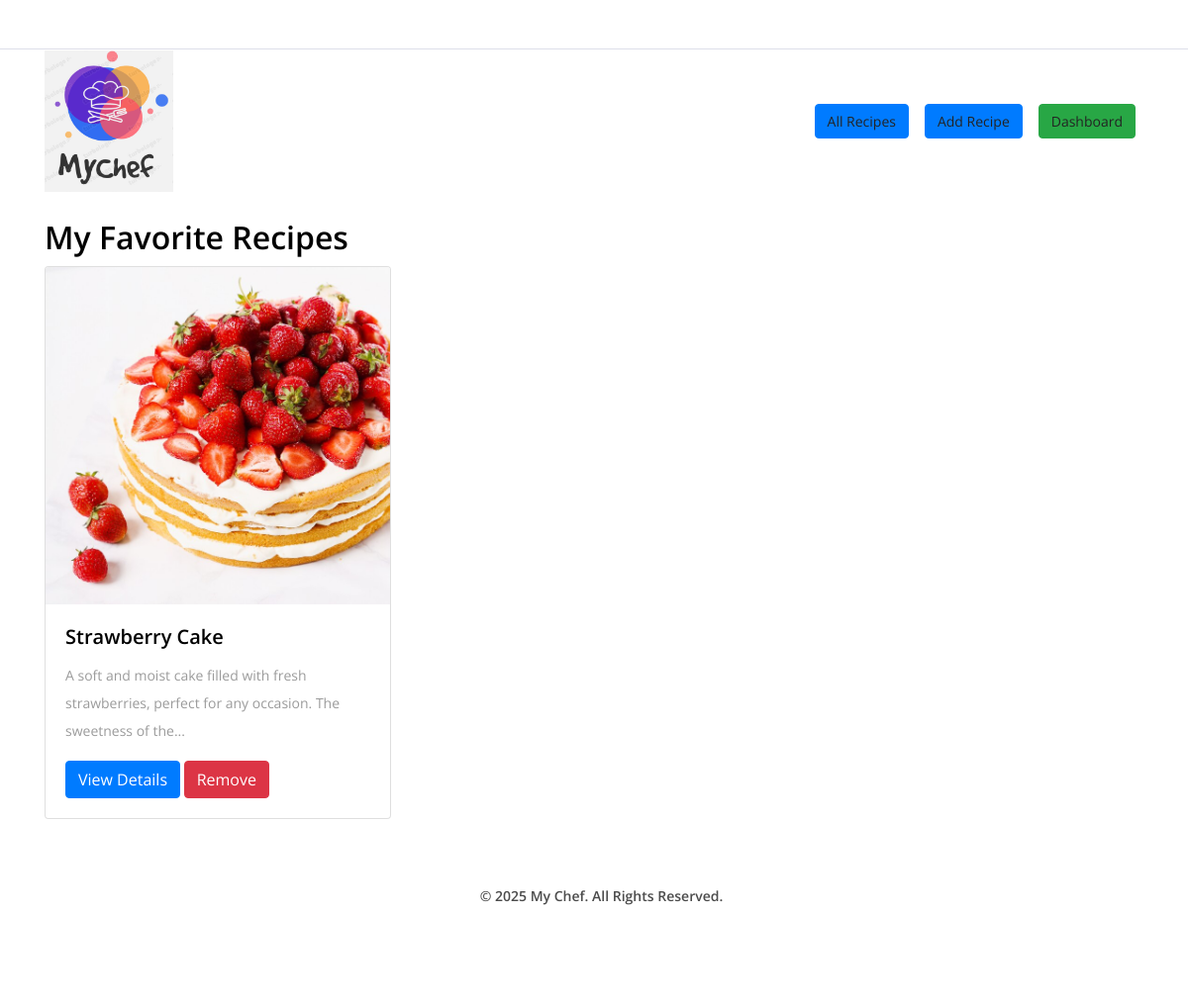
The page /favorites (signed in) on the database its author committed.
### MyChef/models.py (models this page shows)
class Recipe(db.Model):
    id = db.Column(db.Integer, primary_key=True)
    name = db.Column(db.String(150), nullable=False)
    description = db.Column(db.Text, nullable=True)
    cuisine = db.Column(db.String(100), nullable=True)
    image = db.Column(db.String(150), nullable=True)
    rating = db.Column(db.Integer, default=0)
    date_created = db.Column(db.DateTime(timezone=True), default=func.now())
    user_id = db.Column(db.Integer, db.ForeignKey('user.id'), nullable=False)
    reviews = db.relationship('Review', backref='reviews_in_recipe', cascade='all, delete-orphan')
    ingredients = db.relationship('Ingredient', backref='recipe', cascade='all, delete-orphan')
    instructions = db.relationship('Instruction', backref='recipe', cascade='all, delete-orphan')
    meal_plans = db.relationship('MealPlan', back_populates='recipe')
    tags = db.relationship('Tag', secondary='recipe_tags', backref=db.backref('tags_in_recipe', lazy='dynamic'))
    user = db.relationship('User', back_populates='recipes')

### MyChef/views.py (the view)
@views.route('/favorites')
@login_required
def favorites():
    user_id = current_user.id
    favorited_recipes = FavoriteRecipe.query.filter_by(user_id=user_id).join(Recipe).all()
    return render_template('favorites.html', recipes=[fav.recipe for fav in favorited_recipes])

### MyChef/__init__.py (called while the page is built)
def create_app():
    app = Flask(__name__)
    app.config['SECRET_KEY'] = 'ishannnnnnnnnnnnnn'  # Secret key for sessions
    app.config['SQLALCHEMY_DATABASE_URI'] = f'sqlite:///{DB_NAME}'  # SQLite database URI
    app.config['SQLALCHEMY_TRACK_MODIFICATIONS'] = False  # Disable modification tracking to save resources
    db.init_app(app)
    migrate.init_app(app, db)
    from .views import views
    from .auth import auth
    app.register_blueprint(views, url_prefix='/')
    app.register_blueprint(auth, url_prefix='/')
    login_manager = LoginManager()
    login_manager.login_view = 'auth.login'  # Redirect to login page if not logged in
    login_manager.init_app(app)
    from .models import User  # Import inside the function to avoid circular import
    @login_manager.user_loader
    def load_user(id):
        return User.query.get(int(id))
    create_database(app)
    return app

### MyChef/templates/favorites.html (shortened to what this page needs)
{% extends 'base.html' %}
{% block content %}
    <div class="container">
        <h2>My Favorite Recipes</h2>
        {% if recipes %}
            <div class="row">
                {% for recipe in recipes %}
                    <div class="col-md-4">
                        <div class="card mb-4">
                            {% if recipe.image %}
                                <img src="{{ url_for('static', filename=recipe.image) }}" class="card-img-top" alt="Recipe Image" height="200">
                            {% else %}
                                <img src="{{ url_for('static', filename='uploads/default_recipe_image.jpg') }}" class="card-img-top" alt="Default Image" height="200">
                            {% endif %}
                            <div class="card-body">
                                <h5 class="card-title">{{ recipe.name }}</h5>
                                <p class="card-text">{{ recipe.description[:100] }}...</p>
                                <a href="{{ url_for('views.recipe_details', recipe_id=recipe.id) }}" class="btn btn-primary">View Details</a>
                                <form action="{{ url_for('views.unfavorite_recipe', recipe_id=recipe.id) }}" method="POST" style="display:inline;">
                                    <button type="submit" class="btn btn-danger">Remove</button>
                                </form>
                            </div>
                        </div>
                    </div>
                {% endfor %}
            </div>
        {% else %}
            <p>You haven't added any recipes to your favorites yet.</p>
        {% endif %}
    </div>
{% endblock %}

### MyChef/static/style.css (style rules this page uses)
* { margin: 0; padding: 0; }
body { font-family: "Open Sans", sans-serif; font-size: 14px; }
h1, h2, h3, h4, h5, h6 { color: #000000; line-height: 1.3; font-weight: 600; }
p { color: #9b9b9b; font-size: 14px; line-height: 2; font-weight: 400; }
a, a:hover, a:focus { -webkit-transition-duration: 500ms; transition-duration: 500ms; text-decoration: none; outline: 0 solid transparent; color: #000000; font-weight: 600; font-size: 14px; color: #474747; }
img { height: auto; max-width: 100%; }

### rows shown on the page
Recipe: image (picture), name "Strawberry Cake", description "A soft and moist cake filled with fresh strawberries, perfect for any occasion. The sweetness of the"
